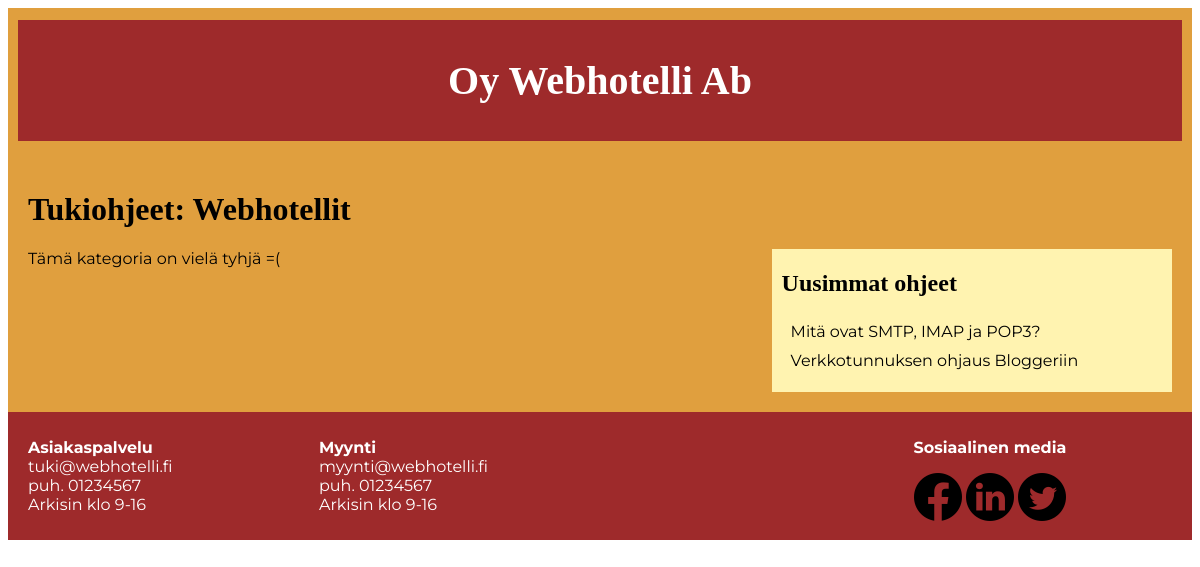
Screenshot of /-etusivu/kategoria.php?id=2 with the database file from the repository.
### tables this page shows
CREATE TABLE `kategoria` (
  `kategoria_id` int(11) NOT NULL,
  `nimi` varchar(50) NOT NULL,
  `jarjestysnro` int(11) NOT NULL
);

CREATE TABLE `artikkeli` (
  `artikkeli_id` int(11) NOT NULL,
  `otsikko` varchar(200) NOT NULL,
  `teksti` text NOT NULL,
  `kategoria_id` int(11) NOT NULL,
  `kirjoittaja` varchar(20) NOT NULL,
  `luontipvm` date NOT NULL
);

### -etusivu/kategoria.php (the view, shortened to what this page needs)
<!DOCTYPE html>
<?php
    require_once ("tietokanta.php");
?>
<html lang="fi">
	<head>
		<link rel="stylesheet" type="text/css" href="tyyli.css">
	</head>
	<body>
		<div id="sailio">
			<header>
				<div id="otsikko">
					<a href="index.php" title ="Siirry etusivulle"><h1>Oy Webhotelli Ab</h1></a>
				</div>
			</header>
			<main>
				<?php
				$id = $yhteys->real_escape_string($_GET["id"]);
				$hakusql = "SELECT nimi, kategoria_id FROM kategoria WHERE kategoria_id = $id";
				$tulokset = $yhteys->query($hakusql);
                    while($rivi = $tulokset->fetch_assoc()) {
				?>
				<h1>Tukiohjeet: <?php echo $rivi["nimi"];?></h1>
				<?php } ?>
				<div id="kategoriasailio">
				<?php
				$id = $yhteys->real_escape_string($_GET["id"]);
				$hakusql = "SELECT kategoria_id, artikkeli_id, otsikko, teksti FROM artikkeli WHERE kategoria_id = $id
				ORDER BY luontipvm DESC";
				$tulokset = $yhteys->query($hakusql);
				if($tulokset->num_rows > 0) {
                    while($rivi = $tulokset->fetch_assoc()) {
				?>
					<section class="ohje">
						<h2><?php echo $rivi["otsikko"];?></h2>
						<?php $lyhytTeksti = mb_strimwidth($rivi["teksti"], 0, 200, "...");?>
						<p><?php echo $lyhytTeksti;?></p>
						<a class="ohjelinkki" href="ohje.php?id=<?php echo $rivi["artikkeli_id"];?>">Lue koko ohje</a>
						<?php } ?>
					</section>
				<?php
				} else {
					echo"Tämä kategoria on vielä tyhjä =(";
				} ?>
				</div>
				<div id="ohjesailio">
				<h2>Uusimmat ohjeet</h2>
				<nav id="linkit">
					<ul><?php
                        $hakusql = "SELECT otsikko, artikkeli_id FROM artikkeli
                            ORDER BY luontipvm DESC LIMIT 10";
                            $tulokset = $yhteys->query($hakusql);
                            while($rivi = $tulokset->fetch_assoc()) {
                        ?>
                            <li><a class="linkki" href="ohje.php?id=<?php echo $rivi["artikkeli_id"];?>" title = "Lue ohje"><?php echo $rivi["otsikko"];?></a></li>
                        <?php } ?>
					</ul>
				</nav>
			</div>
			</main>
			<footer>
				<div class="footer_sisalto">
					<div class="footer_infot">
						<div class="aspa_info">
							<p><b>Asiakaspalvelu</b><br>
							tuki@webhotelli.fi<br>
							puh. 01234567<br>
							Arkisin klo 9-16</p>
						</div>
						<div class="myynti_info">
							<p><b>Myynti</b><br>
							myynti@webhotelli.fi<br>
							puh. 01234567<br>
							Arkisin klo 9-16</p>
						</div>
					</div>
					<div class="some">
						<p><b>Sosiaalinen media</b></p>
						<ul class="somekuvake_sailio">
							<li class="facebook_link">
								<a href="https://www.facebook.com/"><img alt="Facebook" src="icon_facebook48px.png" title="Siirry Facebookin etusivulle"</a>
							</li>
							<li class="linkedin_link">
								<a href="https://www.linkedin.com/?trk=seo-authwall-base_nav-header-logo"><img alt="Linkedin" src="icon_linkedin48px.png" title="Siirry Linkedinin etusivulle"</a>
							</li>
							<li class="twitter_link">
								<a href="https://twitter.com/"><img alt="Twitter" src="icon_twitter48px.png" title="Siirry Twitterin etusivulle"</a>
							</li>
						</ul>
					</div>
				</div>
			</footer>
		</div>
	</body>
</html>

### -etusivu/tyyli.css (style rules this page uses)
* { max-width: 100%; box-sizing: border-box; font-family: 'Montserrat'; }
#sailio { max-width: 1200px; margin-left: auto; margin-right: auto; padding-top: 2px; background-color: #e09f3e; }
main { padding: 20px; }
main::after { content: ""; display: block; clear: both; }
header { padding: 10px; margin: 10px; background-color: #9e2a2b ; color:#FFFFFF; }
#otsikko { text-align: center; }
#otsikko h1 { font-family: 'Merryweather'; font-size: 30pt; }
#otsikko a { text-decoration: none; color: #FFFFFF; }
main h1 { margin-top: 20px; margin-left: auto; margin-right: auto; font-family: 'Merryweather'; }
#ohjesailio { padding-top: 1px; padding-bottom: 1px; background-color: #fff3b0; margin-left: auto; margin-right: auto; margin-top: 40px; }
#ohjesailio h2 { margin-left: 10px; font-family: 'Merryweather'; }
#ohjesailio ul { list-style: none; padding-left: 14px; }
a.linkki { display: block; color:#000000; text-decoration: none; padding: 5px; margin-right: 14px; }
footer { padding: 10px; background-color: #9e2a2b; color: #FFFFFF; }
.footer_sisalto { display: block; margin-left: auto; margin-right: auto; text-align: center; }
.footer_infot { text-align: left; display: inline-block; }
.some p { text-align: left; display: inline-block; }
.facebook_link { list-style: none; }
.linkedin_link { list-style: none; }
.twitter_link { list-style: none; }
.somekuvake_sailio { padding: 0; margin: 0; }
@media screen and (min-width: 600px) { #kategoriasailio { float: left; width: 60%; } }
@media screen and (min-width: 600px) { #ohjesailio { display: inline-block; float: right; width: 35%; margin-top: 0; } }
@media screen and (min-width: 600px) { footer { clear: both; } }
@media screen and (min-width: 600px) { .footer_infot { width: 40%; float: left; margin-left: 10px; } }
@media screen and (min-width: 600px) { .footer_sisalto::after { content: ""; display: block; clear: both; } }
@media screen and (min-width: 600px) { .some { width: 50%; float: right; } }
@media screen and (min-width: 800px) { .footer_infot { width: 50%; } }
@media screen and (min-width: 800px) { .aspa_info { width: 50%; float: left; } }
@media screen and (min-width: 800px) { .myynti_info { width: 50%; float: left; } }
@media screen and (min-width: 800px) { .some { width: 33%; } }
@media screen and (min-width: 800px) { .somekuvake_sailio li { display: inline-block; } }
@media screen and (min-width: 800px) { .somekuvake_sailio a { text-decoration: none; } }

### rows the page displays
kategoria: nimi "Webhotellit"
artikkeli: otsikko "Mitä ovat SMTP, IMAP ja POP3?"
artikkeli: otsikko "Verkkotunnuksen ohjaus Bloggeriin"
